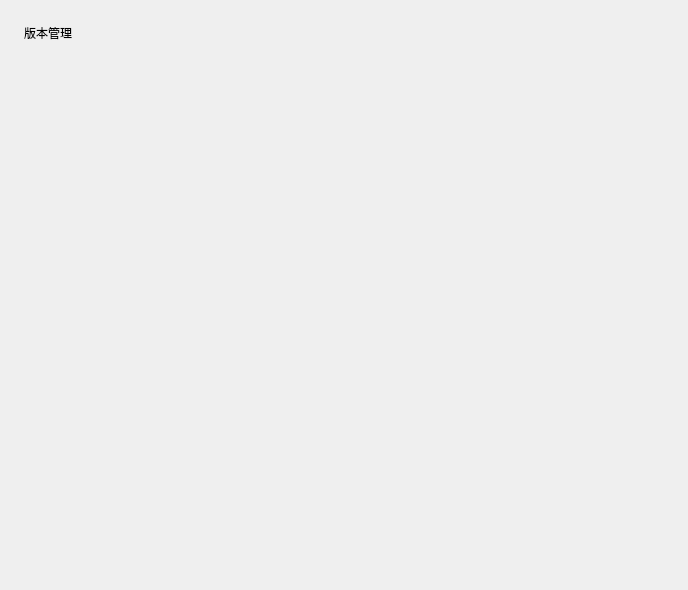
<?xml version="1.0" encoding="UTF-8"?>
<ui version="4.0">
 <class>Form</class>
 <widget class="QWidget" name="Form">
  <property name="geometry">
   <rect>
    <x>0</x>
    <y>0</y>
    <width>688</width>
    <height>590</height>
   </rect>
  </property>
  <property name="sizePolicy">
   <sizepolicy hsizetype="Preferred" vsizetype="Expanding">
    <horstretch>0</horstretch>
    <verstretch>0</verstretch>
   </sizepolicy>
  </property>
  <property name="windowTitle">
   <string>Form</string>
  </property>
  <property name="styleSheet">
   <string>
    @import url('https://cdn.jsdelivr.net/gh/zhiyiYo/PyQt-Fluent-Widgets@main/qfluentwidgets.qss');
   </string>
  </property>
  <layout class="QVBoxLayout" name="verticalLayout_2">
   <property name="spacing">
    <number>18</number>
   </property>
   <property name="leftMargin">
    <number>24</number>
   </property>
   <property name="topMargin">
    <number>24</number>
   </property>
   <property name="rightMargin">
    <number>24</number>
   </property>
   <property name="bottomMargin">
    <number>0</number>
   </property>
   <item>
    <widget class="TitleLabel" name="TitleLabel">
     <property name="text">
      <string>版本管理</string>
     </property>
    </widget>
   </item>
   <item>
    <widget class="SmoothScrollArea" name="SmoothScrollArea">
     <property name="styleSheet">
      <string notr="true">background: transparent; border: none</string>
     </property>
     <property name="widgetResizable">
      <bool>true</bool>
     </property>
     <widget class="QWidget" name="scrollAreaWidgetContents">
      <property name="geometry">
       <rect>
        <x>0</x>
        <y>0</y>
        <width>640</width>
        <height>510</height>
       </rect>
      </property>
      <layout class="QVBoxLayout" name="verticalLayout_4">
       <item>
        <widget class="SmoothScrollArea" name="Minecraft_list">
         <property name="widgetResizable">
          <bool>true</bool>
         </property>
         <widget class="QWidget" name="scrollAreaWidgetContents_2">
          <property name="geometry">
           <rect>
            <x>0</x>
            <y>0</y>
            <width>622</width>
            <height>492</height>
           </rect>
          </property>
         </widget>
        </widget>
       </item>
      </layout>
     </widget>
    </widget>
   </item>
  </layout>
 </widget>
 <customwidgets>
  <customwidget>
   <class>SmoothScrollArea</class>
   <extends>QScrollArea</extends>
   <header>qfluentwidgets</header>
   <container>1</container>
  </customwidget>
  <customwidget>
   <class>TitleLabel</class>
   <extends>QLabel</extends>
   <header>qfluentwidgets</header>
  </customwidget>
 </customwidgets>
 <resources/>
 <connections/>
</ui>
